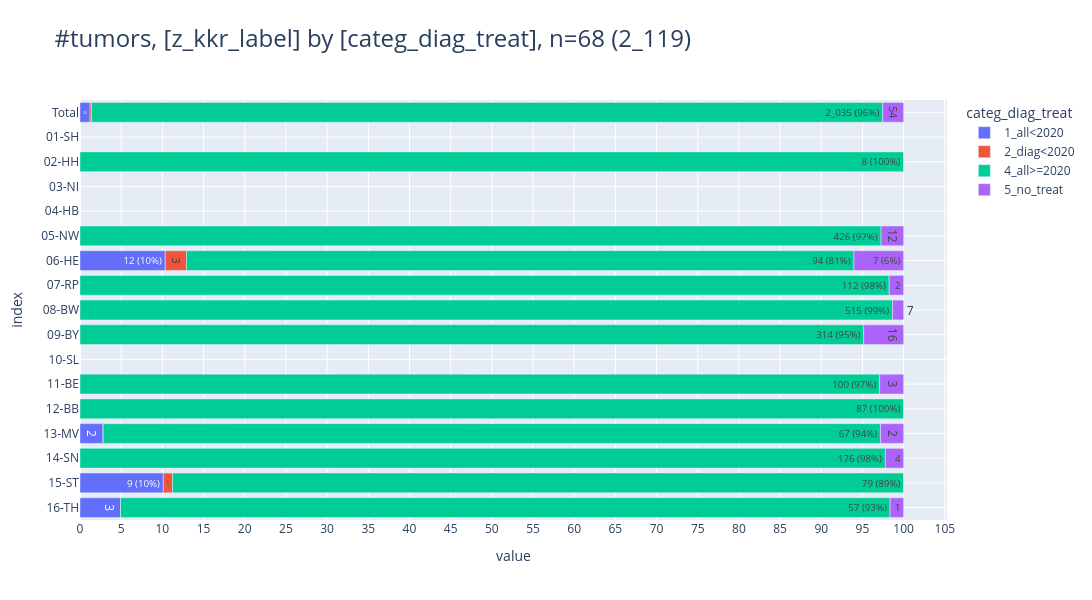

The notebook cell saved with this chart:
### Code cell
_df = db_diag_treat.to_df().iloc[:,:2]

pls.plot_stacked_bars(
    _df,
    relative=True,
    show_total=True,
    orientation="h",
    show_pct_bar=True,
    width=1500,
    height=600,
    caption="tumors",
    kkr_col="z_kkr_label",
    )
tbl.pivot_df(_df)

### Figure 1 — Plotly figure (JSON) as saved in the notebook; plotly's stock layout.template omitted (floating-point values rounded to 4 significant figures)
{"data": [{"hovertemplate": "col=1_all<2020<br>value=%{x}<br>index=%{y}<br>cnt_pct_bar_str=%{text}<extra></extra>", "legendgroup": "1_all<2020", "marker": {"color": "#636EFA", "pattern": {"shape": ""}}, "name": "1_all<2020", "orientation": "h", "showlegend": true, "text": ["26", "0", "0", "0", "0", "0", "12 (10%)", "0", "0", "0", "0", "0", "0", "2", "0", "9 (10%)", "3"], "textposition": "auto", "type": "bar", "x": [26, 0, 0, 0, 0, 0, 12, 0, 0, 0, 0, 0, 0, 2, 0, 9, 3], "xaxis": "x", "y": [" Total", "01-SH", "02-HH", "03-NI", "04-HB", "05-NW", "06-HE", "07-RP", "08-BW", "09-BY", "10-SL", "11-BE", "12-BB", "13-MV", "14-SN", "15-ST", "16-TH"], "yaxis": "y"}, {"hovertemplate": "col=2_diag<2020<br>value=%{x}<br>index=%{y}<br>cnt_pct_bar_str=%{text}<extra></extra>", "legendgroup": "2_diag<2020", "marker": {"color": "#EF553B", "pattern": {"shape": ""}}, "name": "2_diag<2020", "orientation": "h", "showlegend": true, "text": ["4", "0", "0", "0", "0", "0", "3", "0", "0", "0", "0", "0", "0", "0", "0", "1", "0"], "textposition": "auto", "type": "bar", "x": [4, 0, 0, 0, 0, 0, 3, 0, 0, 0, 0, 0, 0, 0, 0, 1, 0], "xaxis": "x", "y": [" Total", "01-SH", "02-HH", "03-NI", "04-HB", "05-NW", "06-HE", "07-RP", "08-BW", "09-BY", "10-SL", "11-BE", "12-BB", "13-MV", "14-SN", "15-ST", "16-TH"], "yaxis": "y"}, {"hovertemplate": "col=4_all>=2020<br>value=%{x}<br>index=%{y}<br>cnt_pct_bar_str=%{text}<extra></extra>", "legendgroup": "4_all>=2020", "marker": {"color": "#00CC96", "pattern": {"shape": ""}}, "name": "4_all>=2020", "orientation": "h", "showlegend": true, "text": ["2_035 (96%)", "0", "8 (100%)", "0", "0", "426 (97%)", "94 (81%)", "112 (98%)", "515 (99%)", "314 (95%)", "0", "100 (97%)", "87 (100%)", "67 (94%)", "176 (98%)", "79 (89%)", "57 (93%)"], "textposition": "auto", "type": "bar", "x": [2035, 0, 8, 0, 0, 426, 94, 112, 515, 314, 0, 100, 87, 67, 176, 79, 57], "xaxis": "x", "y": [" Total", "01-SH", "02-HH", "03-NI", "04-HB", "05-NW", "06-HE", "07-RP", "08-BW", "09-BY", "10-SL", "11-BE", "12-BB", "13-MV", "14-SN", "15-ST", "16-TH"], "yaxis": "y"}, {"hovertemplate": "col=5_no_treat<br>value=%{x}<br>index=%{y}<br>cnt_pct_bar_str=%{text}<extra></extra>", "legendgroup": "5_no_treat", "marker": {"color": "#AB63FA", "pattern": {"shape": ""}}, "name": "5_no_treat", "orientation": "h", "showlegend": true, "text": ["54", "0", "0", "0", "0", "12", "7 (6%)", "2", "7", "16", "0", "3", "0", "2", "4", "0", "1"], "textposition": "auto", "type": "bar", "x": [54, 0, 0, 0, 0, 12, 7, 2, 7, 16, 0, 3, 0, 2, 4, 0, 1], "xaxis": "x", "y": [" Total", "01-SH", "02-HH", "03-NI", "04-HB", "05-NW", "06-HE", "07-RP", "08-BW", "09-BY", "10-SL", "11-BE", "12-BB", "13-MV", "14-SN", "15-ST", "16-TH"], "yaxis": "y"}], "layout": {"barmode": "relative", "barnorm": "percent", "height": 600, "legend": {"title": {"text": "categ_diag_treat"}, "tracegroupgap": 0, "traceorder": "normal"}, "title": {"font": {"size": 24}, "text": "#tumors, [z_kkr_label] by [categ_diag_treat], n=68 (2_119)", "xanchor": "left", "y": 0.95, "yanchor": "top"}, "width": 1500, "xaxis": {"anchor": "y", "domain": [0, 1], "dtick": 5, "gridwidth": 1, "showgrid": true, "title": {"text": "value"}}, "yaxis": {"anchor": "x", "categoryarray": ["16-TH", "15-ST", "14-SN", "13-MV", "12-BB", "11-BE", "10-SL", "09-BY", "08-BW", "07-RP", "06-HE", "05-NW", "04-HB", "03-NI", "02-HH", "01-SH", " Total"], "categoryorder": "array", "domain": [0, 1], "gridwidth": 1, "showgrid": true, "title": {"text": "index"}}}}
